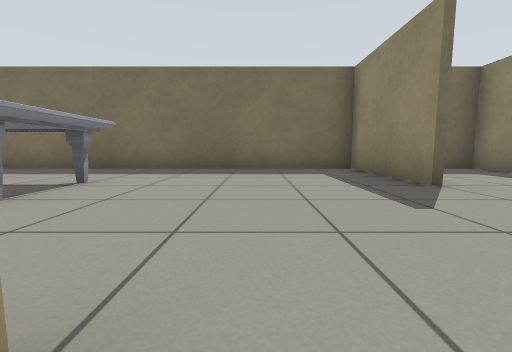
View 1 (above)

20 first-person views from a walk through a world built for the Gazebo simulator. The camera is 0.5 m above the floor, tilts 6° down and sees 90° across. The floor is counted in squares, 1 m on a side. Each view is taken from the middle of a square. On the plan, view 1 faces up. The plan holds only what a view shows up to about 9 squares ahead; the rest is blank.

View 2
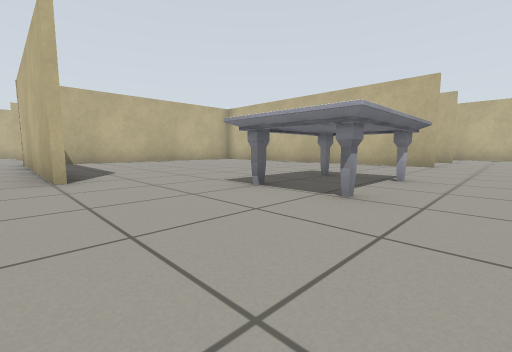

View 3
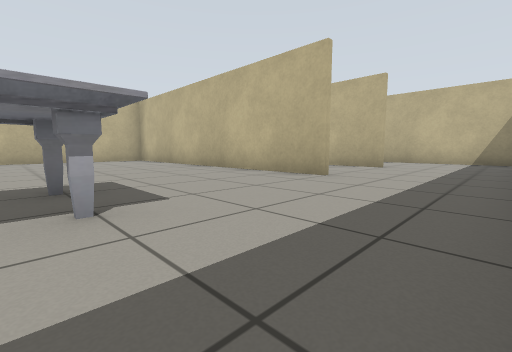

View 4
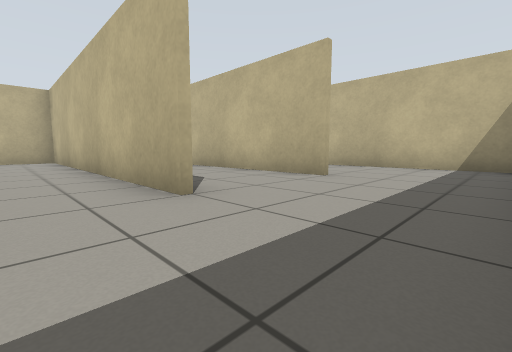

View 5
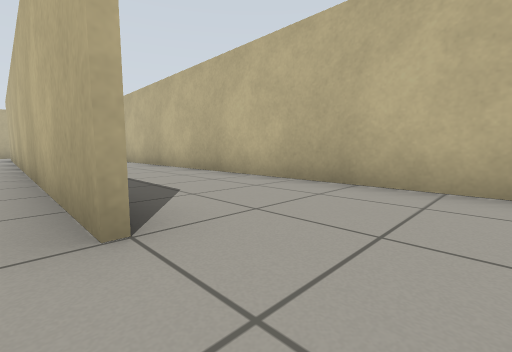

View 6
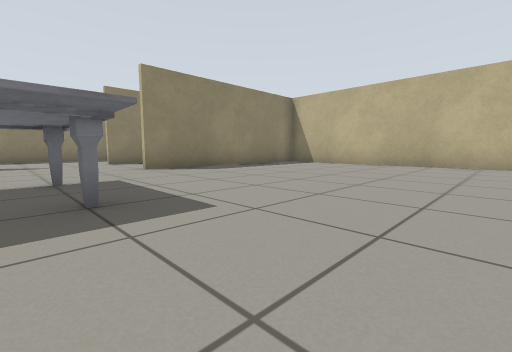

View 7
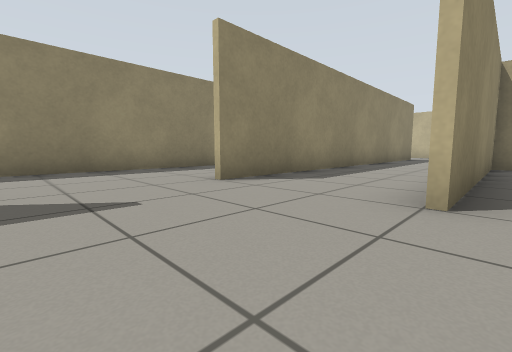

View 8
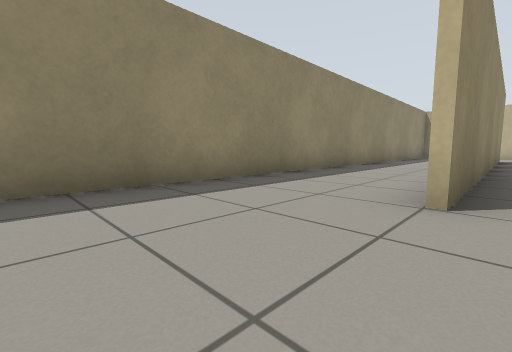

View 9
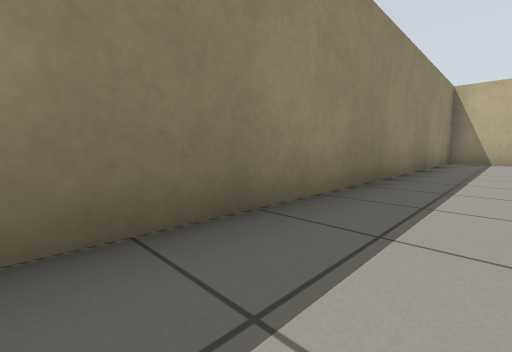

View 10
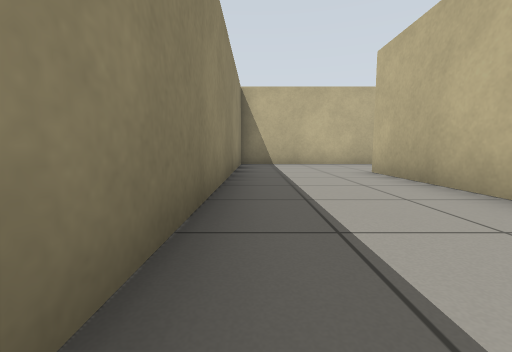

View 11
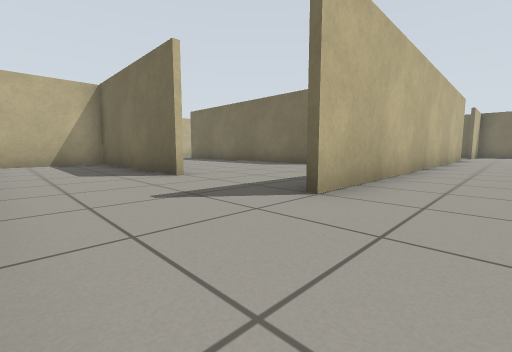

View 12
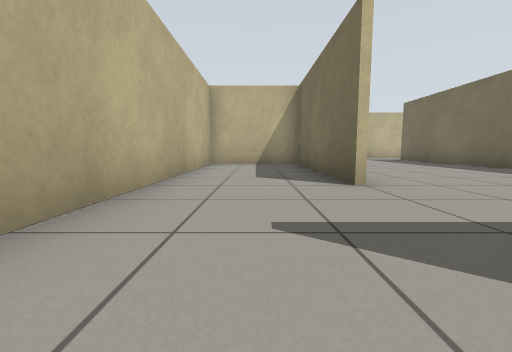

View 13
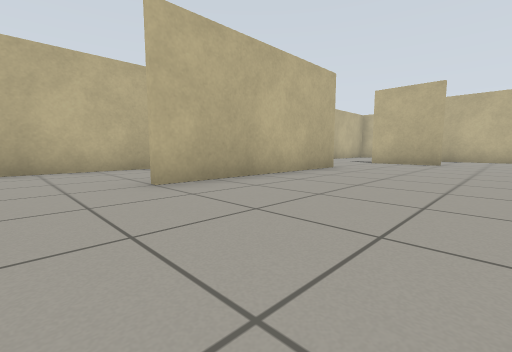

View 14
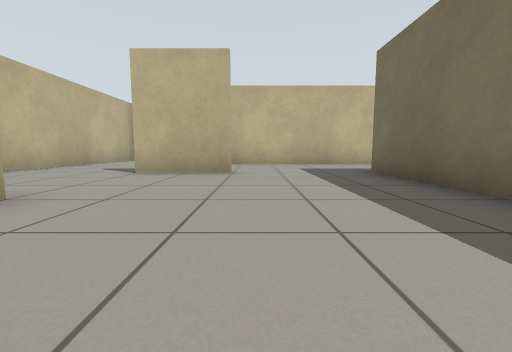

View 15
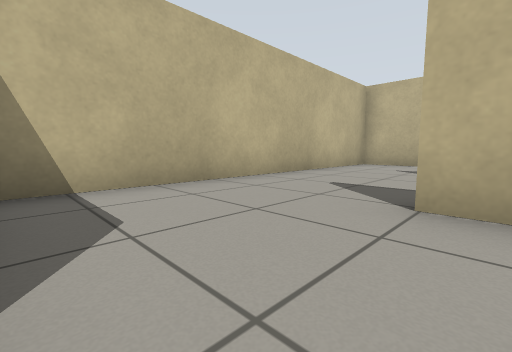

View 16
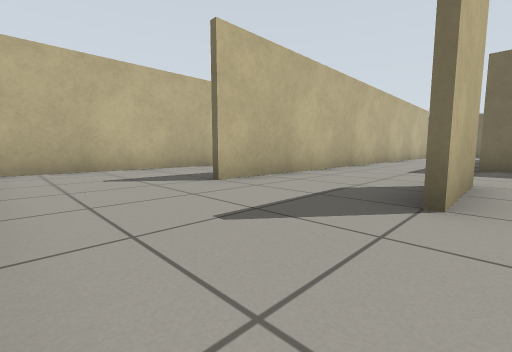

View 17
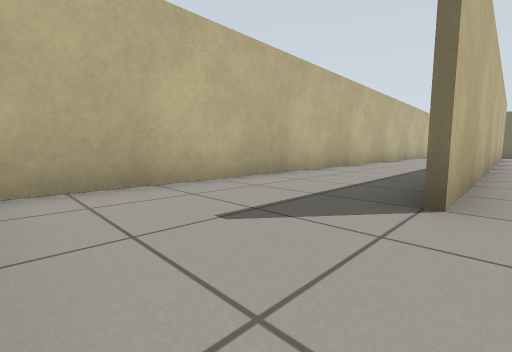

View 18
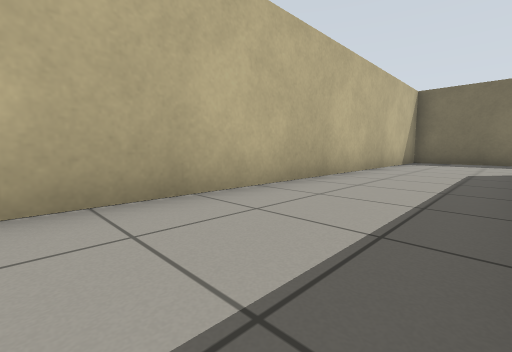

View 19
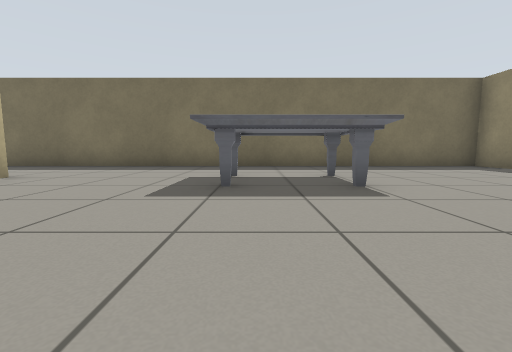

View 20
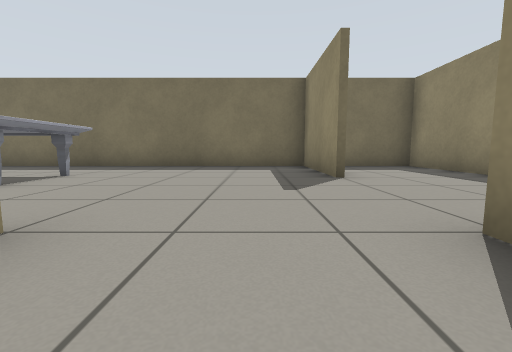

### Floor plan
Points are (right, up) in squares from view 1. A wall is a line through its corners. A room is listed if a view was taken in it or the views show most of it. See-through windows are left out.
Room 1 (views 1, 13, 14, 15, 20)
walls: (-1, -5.5) (-1.5, -5.5); (-3.5, -5.5) (-7.4, -5.5); (2.3, -9.5) (2.3, 0.5); (-5.6, -10.5) (-0.5, -10.5); (-8.4, -8.5) (-8.4, -10.6); (-0.5, 0.5) (-0.5, -5.5)
ways out: opening at (-7, -10) to room 2; opening at (0.5, -10) to room 2; opening at (0.5, 0) to room 2; opening at (-8, -7.5) to room 3
Room 2 (views 2, 3, 4, 5, 6, 7, 8, 9, 10, 11, 12, 16, 17, 18, 19)
walls: (2.5, -1.5) (2.5, -10.6); (-8.4, 3.5) (-8.4, -5.4) (-0.7, -5.4) (-0.7, 0.5); (-0.5, -10.6) (-5.4, -10.6) (-5.4, -13.5) (5.5, -13.5) (5.5, 6.5) (3.5, 6.5); (2.3, 3.4) (2.3, 6.5) (-14.5, 6.5) (-14.5, -13.5) (-5.9, -13.5)
ways out: opening at (-7, -10) to room 1; opening at (0.5, -10) to room 1; opening at (0.5, 0) to room 1; opening at (-10, 3) to room 3; opening at (-9.5, -9.5) to room 3
objects: marble table (-5, 2) to (-2, 4)
Room 3 (no view inside)
walls: (-7.4, -5.5) (-8.6, -5.5); (-11.3, 3.5) (-11.3, -10.6)
ways out: opening at (-8, -7.5) to room 1; opening at (-10, 3) to room 2; opening at (-9.5, -9.5) to room 2

Positions as (right, up) in squares from view 1, and headings:
1: (0, 0), facing up
2: (0, 5), facing down-left
3: (-4, 6), facing down-left
4: (-7, 6), facing down-left
5: (-11, 5), facing down-left
6: (-7, 3), facing down-right
7: (-1, 3), facing down-right
8: (2, 3), facing down-right
9: (4, -3), facing down-right
10: (5, -5), facing down
11: (4, -13), facing up-left
12: (3, -12), facing left
13: (1, -7), facing down-left
14: (-3, -8), facing left
15: (-6, -10), facing down-left
16: (-8, -13), facing up-left
17: (-11, -13), facing up-left
18: (-12, -4), facing up-left
19: (-4, -1), facing up
20: (1, -1), facing up
